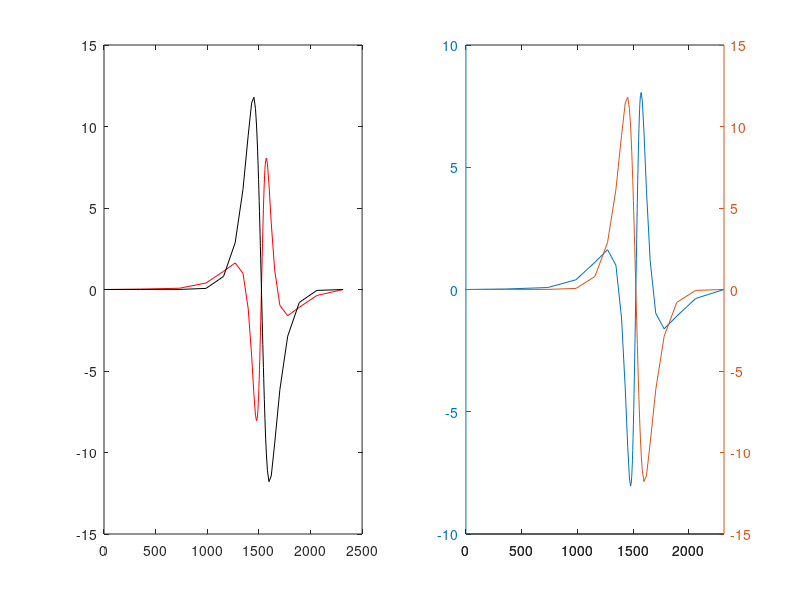

MATLAB code for this plot:
% Author: Anand Singh, Graduate Student, IIT Kharagpur 
% Email: anandkpuc.iitkgp@gmail.com
% ESSC Workshop "Matlab for Geoscience" 2015 
clear all
close all
clc
load('VLFR_data.dat')
a=VLFR_data(:,1);
b=VLFR_data(:,2);
c=VLFR_data(:,3);
d=VLFR_data(:,4);
e=VLFR_data(:,5);

figure
subplot(121)
plot(a,b,'r-',a,c,'k-');
% set(gca,'fontsize',14);
% xlabel('Distance(m)','fontsize',14);
% ylabel('Anomaly (%)','fontsize',14);
% legend('Real','Imag' );
% 
% 
 subplot(122)
ax=plotyy(a,b,a,c);
% set(gca,'fontsize',14);
% xlabel('Distance (m)','fontsize',14);
% ylabel(ax(1),'Real anomaly','fontsize',14);
% ylabel(ax(2),'Imag anomaly','fontsize',14);
% 




